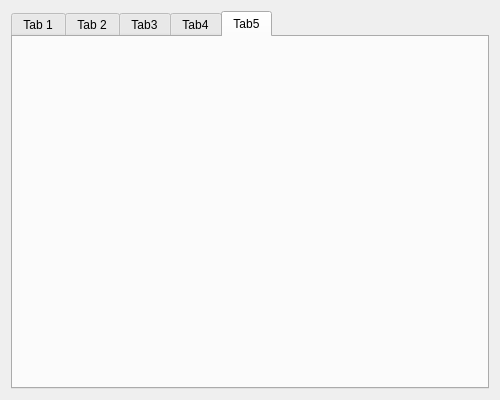
<?xml version="1.0" encoding="UTF-8"?>
<ui version="4.0">
 <class>MainWidget</class>
 <widget class="QWidget" name="MainWidget">
  <property name="enabled">
   <bool>true</bool>
  </property>
  <property name="geometry">
   <rect>
    <x>0</x>
    <y>0</y>
    <width>500</width>
    <height>400</height>
   </rect>
  </property>
  <property name="windowTitle">
   <string>MainWidget</string>
  </property>
  <layout class="QVBoxLayout" name="verticalLayout">
   <item>
    <widget class="QTabWidget" name="pTabWidget">
     <property name="currentIndex">
      <number>4</number>
     </property>
     <widget class="QWidget" name="pTab1">
      <attribute name="title">
       <string>Tab 1</string>
      </attribute>
     </widget>
     <widget class="QWidget" name="pTab2">
      <attribute name="title">
       <string>Tab 2</string>
      </attribute>
     </widget>
     <widget class="QWidget" name="pTab3">
      <attribute name="title">
       <string>Tab3</string>
      </attribute>
     </widget>
     <widget class="QWidget" name="pTab4">
      <attribute name="title">
       <string>Tab4</string>
      </attribute>
     </widget>
     <widget class="QWidget" name="pTab5">
      <attribute name="title">
       <string>Tab5</string>
      </attribute>
     </widget>
    </widget>
   </item>
  </layout>
 </widget>
 <resources/>
 <connections/>
</ui>
